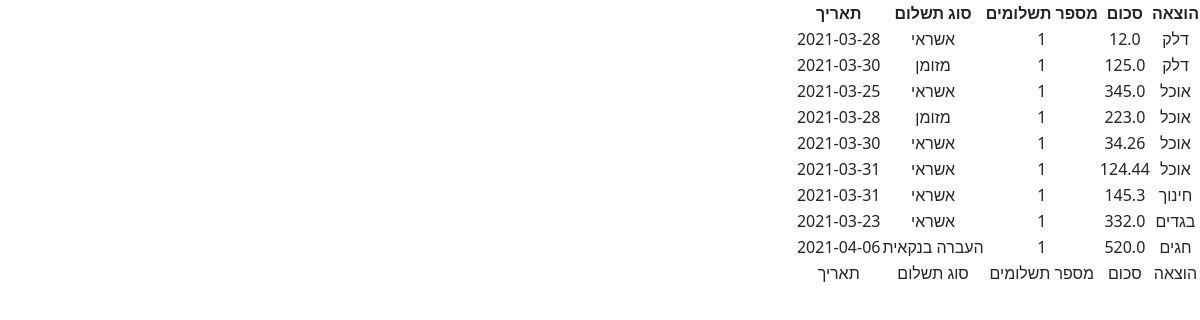
The page /listed on the database its author committed.
### tables this page shows
CREATE TABLE expenses (Category_ID INTEGER NOT NULL DEFAULT (0) REFERENCES categories (category_id) MATCH SIMPLE, Sum REAL NOT NULL DEFAULT (0), Pay_Type_ID INTEGER NOT NULL, Num_Of_Pays INTEGER NOT NULL, Date_Of_Pay DATE NOT NULL);

CREATE TABLE categories (category_id INTEGER UNIQUE NOT NULL PRIMARY KEY ASC AUTOINCREMENT, type VARCHAR (1) REFERENCES categories_type (type_id), category_h_name VARCHAR (50) NOT NULL, category_e_name VARCHAR (50) NOT NULL);

CREATE TABLE payTypes (pay_id INTEGER PRIMARY KEY ASC AUTOINCREMENT NOT NULL, pay_h_name VARCHAR (20) NOT NULL, pay_e_name VARCHAR (20) NOT NULL);

### app.py (the view)
@app.route('/listed')
def listed():
    user_lang = session.get("lang")
    rows = db.execute('''SELECT a.category_id,
                                a.sum,
                                b.category_h_name,
                                c.pay_h_name,
                                c.pay_e_name,
                                a.Num_Of_Pays,
                                a.Date_Of_Pay
                        FROM expenses a,
                             categories b,
                             paytypes c
                             where a.category_id = b.category_id
                               and a.Pay_Type_Id = c.Pay_ID
                             ORDER BY a.category_id, Date_Of_Pay''')
    return render_template("listed.html", rows=rows, user_lang=user_lang)

### templates/listed.html (shortened to what this page needs)
{% if user_lang == "en" %}
    {% extends "layout.html" %}
{% else %}
    {% extends "layout_he.html" %}
{% endif %}
{% block body%}
<table>
    <thead>
        <tr>
            {% if user_lang == "en" %}
                <th>Expences</th>
                <th>Sum</th>
                <th>Num of payment</th>
                <th>Type of payment</th>
                <th>Date</th>
            {% else %}
                <th>הוצאה</th>
                <th>סכום</th>
                <th>מספר תשלומים</th>
                <th>סוג תשלום</th>
                <th>תאריך</th>
            {% endif %}
        </tr>
    </thead>
        {% for row in rows %}
            <tr>
                <td>{{ row.category_h_name }}</td>
                <td>{{ row.Sum }}</td>
                <td>{{ row.Num_Of_Pays }}</td>
                <td>{{ row.pay_h_name }}</td>
                <td>{{ row.Date_Of_Pay }}</td>
            </tr>
        {% endfor %}
    <tfoot>
        <tr>
            {% if user_lang == "en" %}
                <td>Expences</td>
                <td>Sum</td>
                <td>Num of payment</td>
                <td>Type of payment</td>
                <td>Date</td>
            {% else %}
                <td>הוצאה</td>
                <td>סכום</td>
                <td>מספר תשלומים</td>
                <td>סוג תשלום</td>
                <td>תאריך</td>
            {% endif %}
        </tr>
    </tfoot>
</table>
{% endblock %}

### templates/layout_he.html (shortened to what this page needs)
<!DOCTYPE html>
<html lang="he">
<head>
    <link href="https://cdn.jsdelivr.net/npm/bootstrap@5.0.0-beta3/dist/css/bootstrap.min.css" rel="stylesheet">
</head>
<body  dir="rtl" align="middle">
    {% block body %}{% endblock %}
</body>
</html>

### rows shown on the page
expenses: category_h_name "דלק", Sum "12.0", Num_Of_Pays "1", pay_h_name "אשראי", Date_Of_Pay "2021-03-28"
expenses: category_h_name "דלק", Sum "125.0", Num_Of_Pays "1", pay_h_name "מזומן", Date_Of_Pay "2021-03-30"
expenses: category_h_name "אוכל", Sum "345.0", Num_Of_Pays "1", pay_h_name "אשראי", Date_Of_Pay "2021-03-25"
expenses: category_h_name "אוכל", Sum "223.0", Num_Of_Pays "1", pay_h_name "מזומן", Date_Of_Pay "2021-03-28"
expenses: category_h_name "אוכל", Sum "34.26", Num_Of_Pays "1", pay_h_name "אשראי", Date_Of_Pay "2021-03-30"
expenses: category_h_name "אוכל", Sum "124.44", Num_Of_Pays "1", pay_h_name "אשראי", Date_Of_Pay "2021-03-31"
expenses: category_h_name "חינוך", Sum "145.3", Num_Of_Pays "1", pay_h_name "אשראי", Date_Of_Pay "2021-03-31"
expenses: category_h_name "בגדים", Sum "332.0", Num_Of_Pays "1", pay_h_name "אשראי", Date_Of_Pay "2021-03-23"
expenses: category_h_name "חגים", Sum "520.0", Num_Of_Pays "1", pay_h_name "העברה בנקאית", Date_Of_Pay "2021-04-06"
